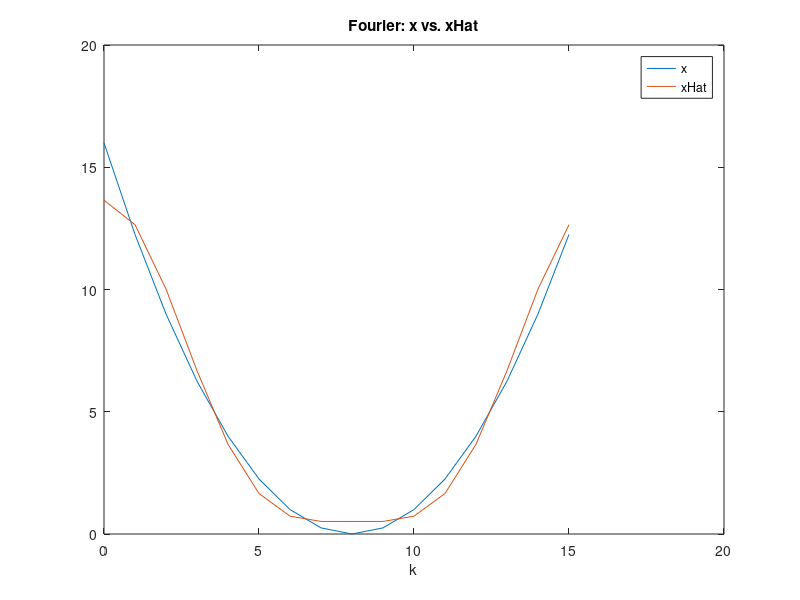
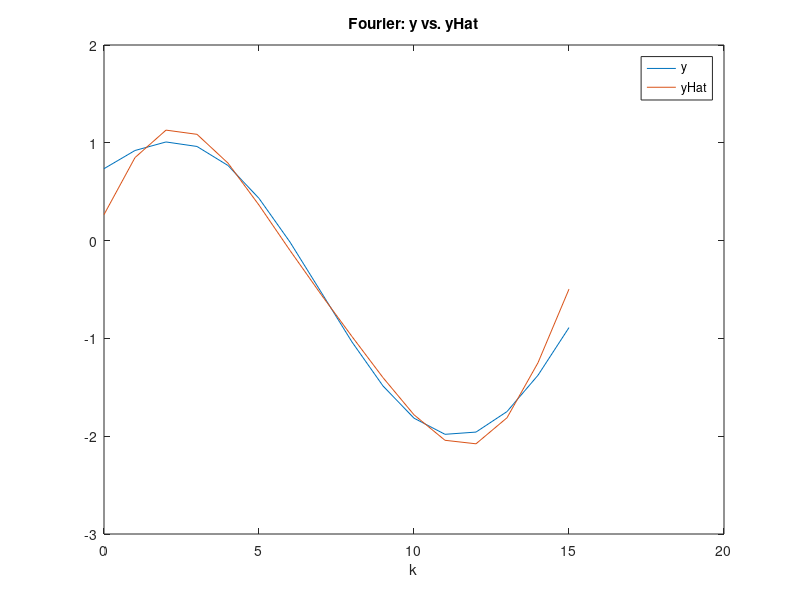

Recreate these plots in MATLAB, in order.
% base equations
k = 0:15;
x = (k-8).^2 / 4;
y = cos(k * (pi/16) + 1) + sin((2*k+1) * (pi/16));


% fourier(x) %fourier未定义

% fourier transformation
Xfft = fft(x);
Yfft = fft(y);

% absolute value of X and Y
Xabs= abs(Xfft);
Yabs= abs(Yfft);

% Xhat is a column derived from Xfft by replacing each of the 11 smallest-magnitude
% elements of Xfft by 0, and leaving the other elements intact. YHat is defined similarly.
[sortXfft, indexXfft] = sort(Xabs, 'ascend');
indexXfft(1:11)
%sortXfft(1:11)
XHat = Xfft;

XHat(indexXfft(1:11)) = 0


[sortYfft, indexYfft] = sort(Yabs, 'ascend');
indexYfft(1:11)
%sortYfft(1:11)
YHat = Yfft;

YHat(indexYfft(1:11)) = 0

% xHat is the inverse Fourier transform of XHat, yHat is similar
xHat = ifft(XHat);
yHat = ifft(YHat);

table1 = [Xfft' Xabs' XHat']
table2 = [Yfft' Yabs' YHat']
table3 = [x' xHat']
table4 = [y' yHat']

% 2.b figure
figure(1)
plot(k,x)
hold on;
plot(k, xHat);
title('Fourier: x vs. xHat');
legend('x', 'xHat');
xlabel('k');
hold off;

figure(2);
plot(k, y);
hold on;
title('Fourier: y vs. yHat');
plot(k, yHat);
legend('y', 'yHat');
xlabel('k');
hold off;

% 2.c MSE
xMSE = mean((xHat - x).^2)
yMSE = mean((yHat - x).^2)

% 2.d SNR
xSNR = 20 * log10(x/(x-xHat))
ySNR = 20 * log10(y/(y-yHat))